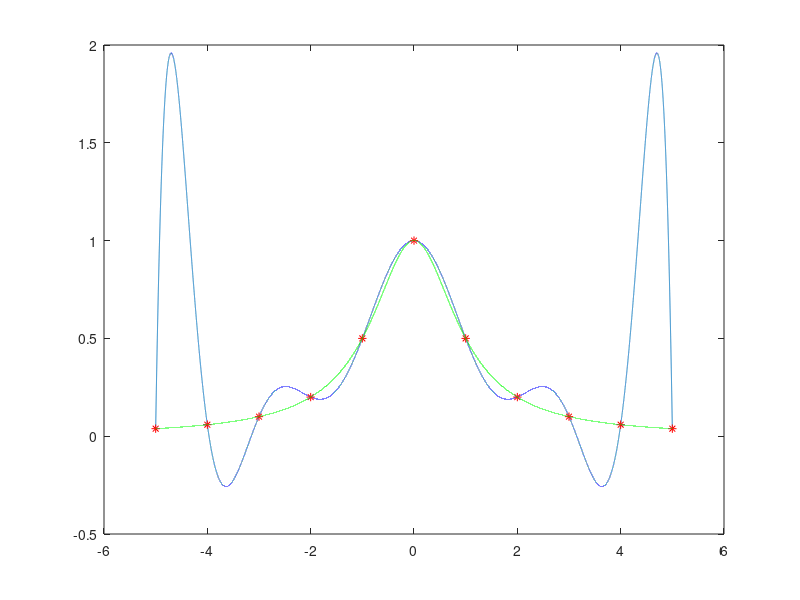
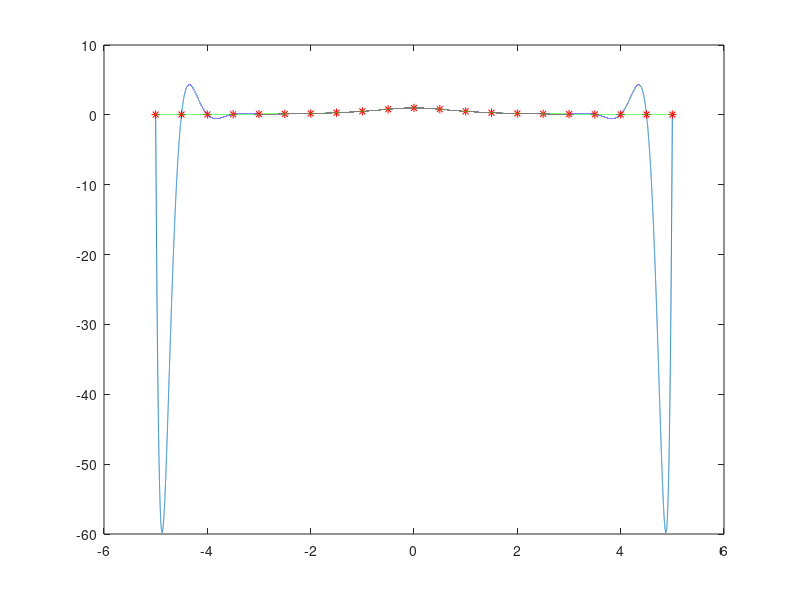
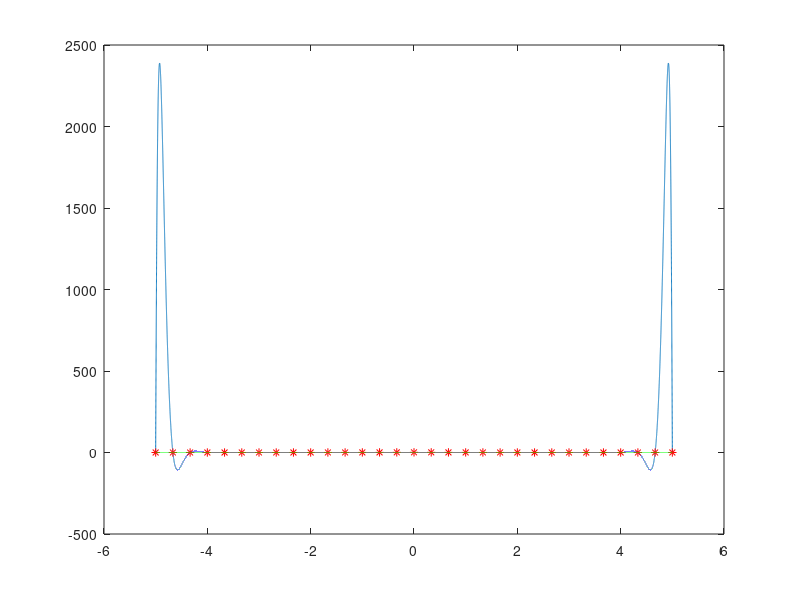

Write MATLAB code to recreate these figures, in order.
f = @(x) 1 ./ (1 + x.^2);
for n = 10:10:30
  x = linspace(-5,5,n + 1);
  y = f(x);
  coeffs = polyfit(x, y, n);
  steps = -5:0.0001:5;
  values = polyval(coeffs, steps);
  figure(n);
  plot(steps, values, x, y, 'r*',steps, f(steps), 'g');
end
